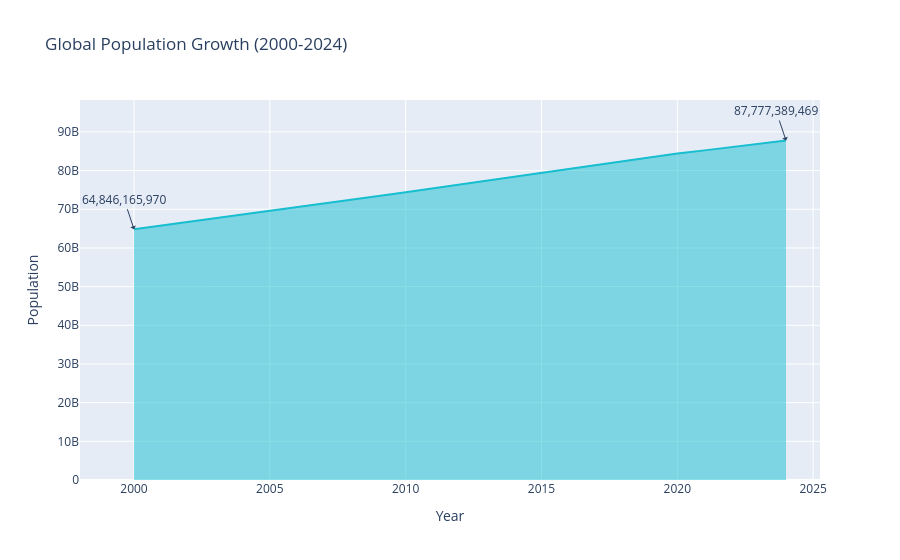
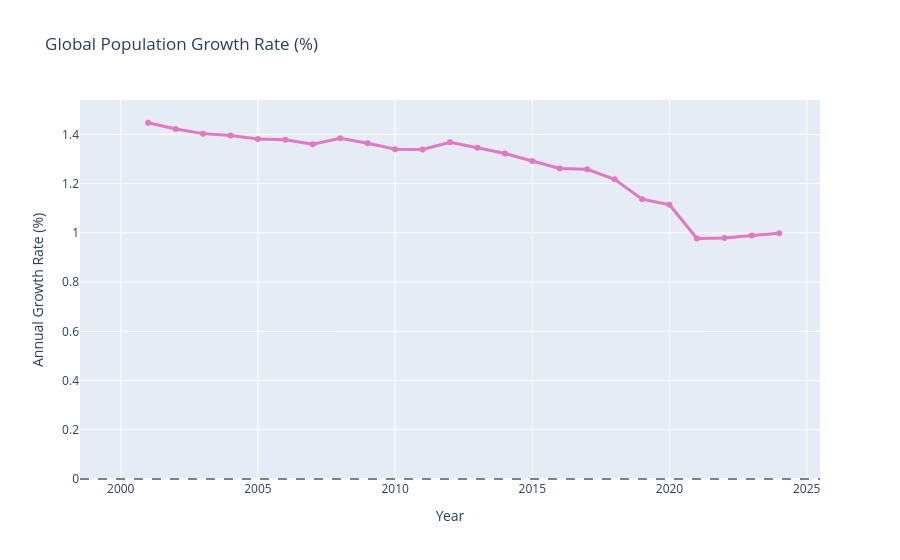

Notebook code for these charts, in order:
### Markdown cell above
## 7. 🟢 Q4—Global population change (2000-2024)

### Code cell
# 4. Global population change (2000-2024)
print("👥 GLOBAL POPULATION CHANGE (2000-2024)")
print("="*60)

# Calculate global population by year
global_population = df_clean.groupby('date')['Total_Population'].sum().reset_index()

# Calculate growth metrics
pop_2000 = global_population[global_population['date'] == 2000]['Total_Population'].values[0]
pop_2024 = global_population[global_population['date'] == 2024]['Total_Population'].values[0]
growth = pop_2024 - pop_2000
growth_pct = (growth / pop_2000) * 100

print(f"Global Population in 2000: {pop_2000:,.0f}")
print(f"Global Population in 2024: {pop_2024:,.0f}")
print(f"Total Growth: {growth:,.0f} people")
print(f"Percentage Growth: {growth_pct:.1f}%")
print(f"Average Annual Growth: {growth/24:,.0f} people")

# Visualization - Area Chart
fig = px.area(global_population, x='date', y='Total_Population',
              title='Global Population Growth (2000-2024)',
              labels={'Total_Population': 'Population', 'date': 'Year'},
              color_discrete_sequence=['#17becf'])

# Add annotations
fig.add_annotation(x=2000, y=pop_2000,
                   text=f"{pop_2000:,.0f}",
                   showarrow=True,
                   arrowhead=1)
fig.add_annotation(x=2024, y=pop_2024,
                   text=f"{pop_2024:,.0f}",
                   showarrow=True,
                   arrowhead=1)

fig.update_layout(hovermode='x unified')
fig.show()

# Population growth rate
global_population['Growth_Rate'] = global_population['Total_Population'].pct_change() * 100

fig = px.line(global_population, x='date', y='Growth_Rate',
              title='Global Population Growth Rate (%)',
              labels={'Growth_Rate': 'Annual Growth Rate (%)', 'date': 'Year'},
              markers=True)
fig.update_traces(line_color='#e377c2', line_width=3)
fig.add_hline(y=0, line_dash="dash", line_color="gray")
fig.show()

### Figure 1 — Plotly figure (JSON) as saved in the notebook; plotly's stock layout.template omitted (floating-point values rounded to 4 significant figures)
{"data": [{"fillpattern": {"shape": ""}, "hovertemplate": "Year=%{x}<br>Population=%{y}<extra></extra>", "legendgroup": "", "line": {"color": "#17becf"}, "marker": {"symbol": "circle"}, "mode": "lines", "name": "", "orientation": "v", "showlegend": false, "stackgroup": "1", "type": "scatter", "x": [2000, 2001, 2002, 2003, 2004, 2005, 2006, 2007, 2008, 2009, 2010, 2011, 2012, 2013, 2014, 2015, 2016, 2017, 2018, 2019, 2020, 2021, 2022, 2023, 2024], "xaxis": "x", "y": [64850000000.0, 65780000000.0, 66720000000.0, 67660000000.0, 68600000000.0, 69550000000.0, 70510000000.0, 71470000000.0, 72450000000.0, 73440000000.0, 74430000000.0, 75420000000.0, 76450000000.0, 77480000000.0, 78510000000.0, 79520000000.0, 80530000000.0, 81540000000.0, 82530000000.0, 83470000000.0, 84400000000.0, 85220000000.0, 86060000000.0, 86910000000.0, 87780000000.0], "yaxis": "y"}], "layout": {"annotations": [{"arrowhead": 1, "showarrow": true, "text": "64,846,165,970", "x": 2000, "y": 64846165970}, {"arrowhead": 1, "showarrow": true, "text": "87,777,389,469", "x": 2024, "y": 87777389469}], "hovermode": "x unified", "legend": {"tracegroupgap": 0}, "title": {"text": "Global Population Growth (2000-2024)"}, "xaxis": {"anchor": "y", "domain": [0, 1], "title": {"text": "Year"}}, "yaxis": {"anchor": "x", "domain": [0, 1], "title": {"text": "Population"}}}}

### Figure 2 — Plotly figure (JSON) as saved in the notebook; plotly's stock layout.template omitted (floating-point values rounded to 4 significant figures)
{"data": [{"hovertemplate": "Year=%{x}<br>Annual Growth Rate (%)=%{y}<extra></extra>", "legendgroup": "", "line": {"color": "#e377c2", "dash": "solid", "width": 3}, "marker": {"symbol": "circle"}, "mode": "lines+markers", "name": "", "orientation": "v", "showlegend": false, "type": "scatter", "x": [2000, 2001, 2002, 2003, 2004, 2005, 2006, 2007, 2008, 2009, 2010, 2011, 2012, 2013, 2014, 2015, 2016, 2017, 2018, 2019, 2020, 2021, 2022, 2023, 2024], "xaxis": "x", "y": [NaN, 1.447, 1.422, 1.403, 1.396, 1.381, 1.378, 1.36, 1.384, 1.364, 1.34, 1.339, 1.368, 1.346, 1.323, 1.292, 1.261, 1.258, 1.217, 1.137, 1.114, 0.9769, 0.9792, 0.9888, 0.9986], "yaxis": "y"}], "layout": {"legend": {"tracegroupgap": 0}, "shapes": [{"line": {"color": "gray", "dash": "dash"}, "type": "line", "x0": 0, "x1": 1, "xref": "x domain", "y0": 0, "y1": 0, "yref": "y"}], "title": {"text": "Global Population Growth Rate (%)"}, "xaxis": {"anchor": "y", "domain": [0, 1], "title": {"text": "Year"}}, "yaxis": {"anchor": "x", "domain": [0, 1], "title": {"text": "Annual Growth Rate (%)"}}}}
